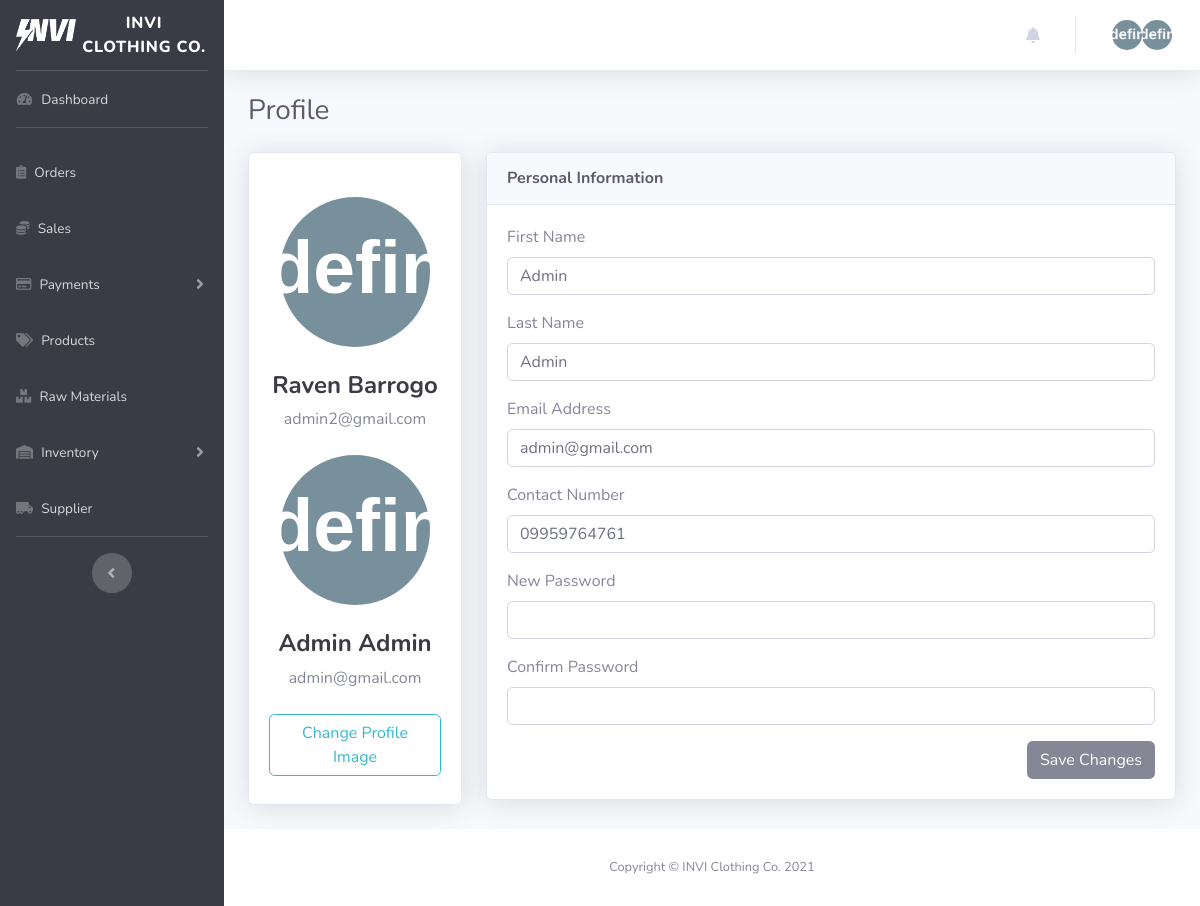
Page /dist/admin.php on the earlier database version.
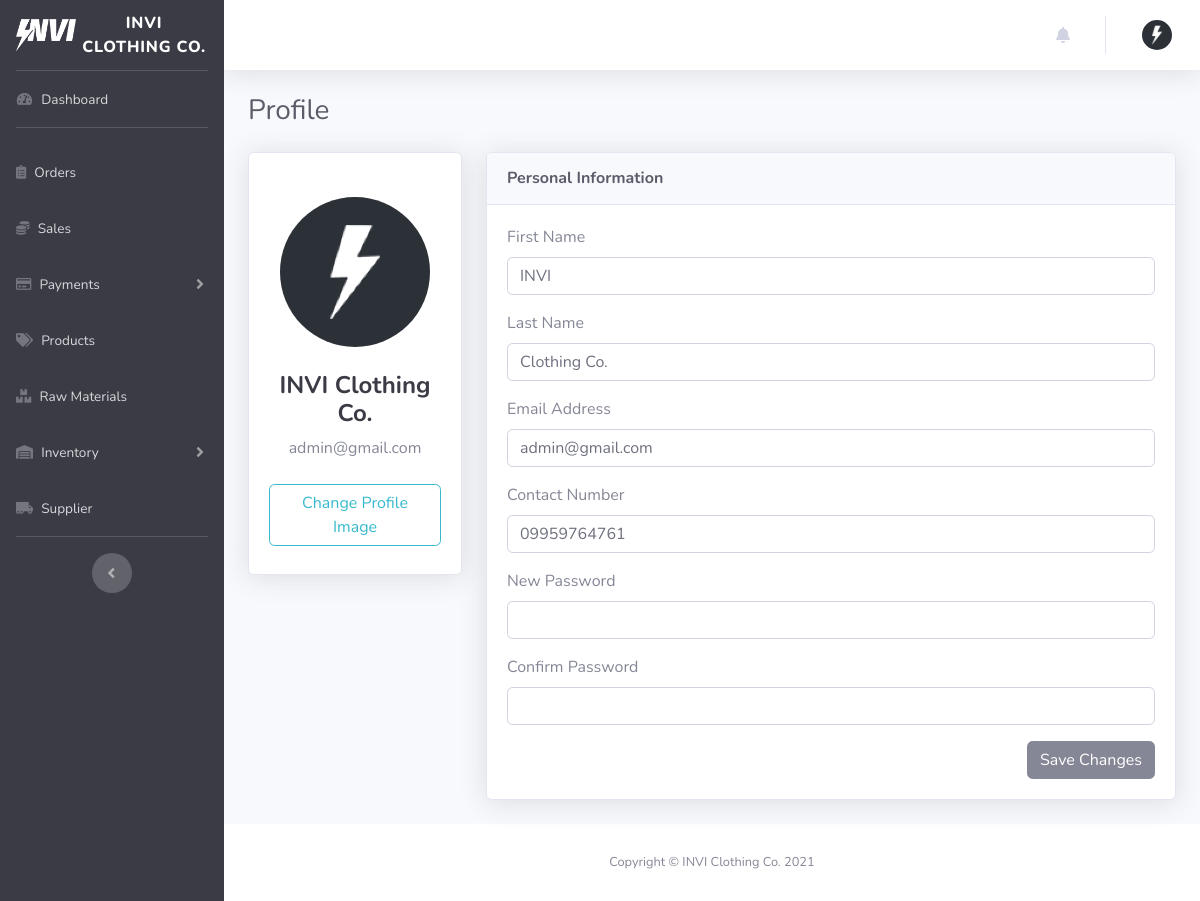
Same page on the later database version.
### tables this page shows
CREATE TABLE `account_table` (
  `ID` int(11) NOT NULL AUTO_INCREMENT,
  `firstName` varchar(255) NOT NULL,
  `lastName` varchar(255) NOT NULL,
  `email` varchar(255) NOT NULL,
  `password` varchar(255) NOT NULL,
  `contactNumber` varchar(255) DEFAULT NULL,
  `profileImg` varchar(255) DEFAULT NULL,
  `access` varchar(255) NOT NULL,
  PRIMARY KEY (`ID`)
);

### class/webstoreclass.php (called while the page is built, shortened)
<?php
class WebStore
{
  private $server = "mysql:host=localhost;dbname=invi-clothing_database;port=3307";
  private $user = "root";
  private $pass = "";
  private $options = [
    PDO::ATTR_ERRMODE => PDO::ERRMODE_EXCEPTION,
    PDO::ATTR_DEFAULT_FETCH_MODE => PDO::FETCH_ASSOC,
  ];
  public function openConnection()
  {
    try {
      $this->con = new PDO(
        $this->server,
        $this->user,
        $this->pass,
        $this->options
      );
      return $this->con;
    } catch (PDOException $e) {
      echo "There is some problem in the connection :" . $e->getMessage();
    }
  }
  public function get_admin()
  {
    $connection = $this->openConnection();
    $stmt = $connection->prepare(
      "SELECT * FROM account_table WHERE access = 'admin' ORDER BY ID DESC"
    );
    $stmt->execute();
    $admins = $stmt->fetchall();
    $count = $stmt->rowCount();
    if ($count > 0) {
      return $admins;
    } else {
      return false;
    }
  }
}
?>

### dist/admin.php (the view, shortened to what this page needs)
<?php
require_once "../class/webstoreclass.php";
include_once "../includes/dashboard_header.php";
?>
  <body id="page-top">
    <?php
    $store->update_admin();
    $admins = $store->get_admin();
    ?>
    <div id="wrapper">
      <?php include_once "../includes/dashboard_sidebar.php"; ?>
      <div id="content-wrapper" class="d-flex flex-column">
        <div id="content">
          <?php include_once "../includes/dashboard_navbar.php"; ?>
          <div class="container-fluid">
            <h1 class="h3 mb-4 text-gray-800">Profile</h1>
            <div class="row">
              <div class="col-lg-3">
                <div class="card shadow mb-4">
                  <div class="card-body d-flex-column align-self-center">
                    <?php if ($admins) { ?>
                      <?php foreach ($admins as $admin) { ?>
                        <?php if (is_null($admin["profileImg"])) { ?>
                          <img alt="Profile image" class="avatar mx-auto d-block mt-4 mb-4" style="border-radius:50%;">
                        <?php } else { ?>
                          <img src="./assets/img/<?= $admin[
                            "profileImg"
                          ] ?>" alt="Profile image" class="mx-auto d-block mt-4 mb-4" width="150px" height="150px" style="object-fit:cover; border-radius:50%;">
                        <?php } ?>
                        <h4 class="font-weight-bold text-gray-900 text-center"><?= $admin[
                          "firstName"
                        ] .
                          " " .
                          $admin["lastName"] ?></h4>
                        <div class="text-center mb-4"><?= $admin[
                          "email"
                        ] ?></div>
                      <?php } ?>
                    <?php } ?>
                    <label class="btn btn-outline-info" for="img" form="adminForm">Change Profile Image</label>
                  </div>
                </div>
              </div>
              <div class="col-lg-9">
                <div class="card shadow mb-4">
                  <div class="card-header py-3">
                    <h6 class="m-0 font-weight-bold text-gray-800">Personal Information</h6>
                  </div>
                  <div class="card-body">
                    <form method="post" enctype="multipart/form-data">
                      <div class="form-group">
                        <label>First Name</label>
                        <input type="text" name="firstName" class="form-control" value="<?= $admin[
                          "firstName"
                        ] ?>">
                      </div>
                      <div class="form-group">
                        <label>Last Name</label>
                        <input type="text" name="lastName" class="form-control" value="<?= $admin[
                          "lastName"
                        ] ?>">
                      </div>
                      <div class="form-group">
                        <label>Email Address</label>
                        <input type="text" name="email" class="form-control" value="<?= $admin[
                          "email"
                        ] ?>">
                      </div>
                      <div class="form-group">
                        <label>Contact Number</label>
                        <input type="text" name="contactNumber" class="form-control" value="<?= $admin[
                          "contactNumber"
                        ] ?>">
                      </div>
                      <div class="form-group">
                        <label>New Password</label>
                        <input type="password" name="newPass" class="form-control">
                      </div>
                      <div class="form-group">
                        <label>Confirm Password</label>
                        <input type="password" name="confirmPass" class="form-control">
                      </div>
                      <div class="d-flex justify-content-end">
                        <button type="submit" name="updateAdmin" class="btn btn-secondary ">Save Changes</button>
                      </div>
                    </form>
                  </div>
                </div>
              </div>
            </div>
          </div>
        </div>
        <?php require_once "../includes/dashboard_footer.php"; ?>
      </div>
    </div>
  </body>
</html>

### includes/dashboard_header.php (shortened to what this page needs)
<!DOCTYPE html>
<html lang="en">
    <head>
        <link href="./assets/fontawesome-free/css/all.min.css" rel="stylesheet" type="text/css">
        <link href="./assets/css/sb-admin-2.min.css" rel="stylesheet" />
        <link
        href="./assets/css/dataTables.bootstrap4.min.css"
        rel="stylesheet"
        />
        <link rel="stylesheet" href="https://cdn.jsdelivr.net/npm/bootstrap-select@1.14.0-beta2/dist/css/bootstrap-select.min.css">
    </head>

### includes/dashboard_sidebar.php (shortened to what this page needs)
<ul class="navbar-nav bg-gray-900 sidebar sidebar-dark accordion d-print-none" id="accordionSidebar">
    <a class="sidebar-brand d-flex align-items-center justify-content-center" href="dashboard.php">
        <div class="sidebar-brand-icon mr-1">
            <img src="./assets/img/logo.png" alt="INVI Clothing Co. Logo"  width="60px;" style="object-fit:cover;">
        </div>
        <div class="sidebar-brand-text">INVI Clothing Co.</div>
    </a>
    <hr class="sidebar-divider my-0">
    <li class="nav-item">
        <a class="nav-link" href="dashboard.php">
            <i class="fas fa-fw fa-tachometer-alt"></i>
            <span>Dashboard</span>
        </a>
    </li>
    <hr class="sidebar-divider">
    <li class="nav-item">
        <a class="nav-link" href="orders.php">
            <i class="fas fa-clipboard-list"></i>
            <span>Orders</span>
        </a>
    </li>
    <li class="nav-item">
        <a class="nav-link" href="sales.php">
            <i class="fas fa-coins"></i>
            <span>Sales</span>
        </a>
    </li>
    <li class="nav-item">
        <a class="nav-link collapsed" href="#" data-toggle="collapse" data-target="#collapseOne"
            aria-expanded="true" aria-controls="collapseOne">
            <i class="far fa-credit-card"></i>
            <span>Payments</span>
        </a>
    </li>
    <li class="nav-item">
        <a class="nav-link" href="products.php">
            <i class="fas fa-tags"></i>
            <span>Products</span>
        </a>
    </li>
    <li class="nav-item">
        <a class="nav-link" href="materials.php">
            <i class="fas fa-boxes"></i>
            <span>Raw Materials</span>
        </a>
    </li>
    <li class="nav-item">
        <a class="nav-link collapsed" href="#" data-toggle="collapse" data-target="#collapseTwo"
            aria-expanded="true" aria-controls="collapseTwo">
            <i class="fas fa-warehouse"></i>
            <span>Inventory</span>
        </a>
    </li>
    <li class="nav-item">
        <a class="nav-link" href="supplier.php">
            <i class="fas fa-truck-moving"></i>
            <span>Supplier</span>
        </a>
    </li>
    <hr class="sidebar-divider d-none d-md-block">
    <div class="text-center d-none d-md-inline">
        <button class="rounded-circle border-0" id="sidebarToggle"></button>
    </div>
</ul>

### includes/dashboard_navbar.php (shortened to what this page needs)
<nav class="navbar navbar-expand navbar-light bg-white topbar mb-4 static-top shadow d-print-none">
    <ul class="navbar-nav ml-auto">
        <li class="nav-item dropdown no-arrow mx-1">
            <a class="nav-link dropdown-toggle" href="#" id="alertsDropdown" role="button"
                data-toggle="dropdown" aria-haspopup="true" aria-expanded="false">
                <i class="fas fa-bell fa-fw"></i>
            </a>
        </li>
        <li class="nav-item dropdown no-arrow">
            <a class="nav-link dropdown-toggle" href="#" id="userDropdown" role="button"
                data-toggle="dropdown" aria-haspopup="true" aria-expanded="false">
                    <?php if ($admins) { ?>
                        <?php foreach ($admins as $admin) { ?>
                            <?php if (is_null($admin["profileImg"])) { ?>
                            <img alt="Profile image" class="avatar mx-auto d-block mt-4 mb-4" width="30px" height="30px" style="border-radius:50%;">
                            <?php } else { ?>
                                <img src="./assets/img/<?= $admin[
                                  "profileImg"
                                ] ?>" alt="Profile image" class="mx-auto d-block mt-4 mb-4" width="30px" height="30px" style="object-fit:cover; border-radius:50%;">
                            <?php } ?>
                        <?php } ?>
                    <?php } ?>
            </a>
        </li>
    </ul>
</nav>

### includes/dashboard_footer.php
<footer class="sticky-footer bg-white d-print-none">
    <div class="container my-auto">
        <div class="copyright text-center my-auto">
            <span>Copyright &copy; INVI Clothing Co. 2021</span>
        </div>
    </div>
</footer>

Differences in the rows shown:
removed account_table: firstName "Raven", lastName "Barrogo", email "admin2@gmail.com"
removed account_table: firstName "Admin", lastName "Admin", email "admin@gmail.com", contactNumber "09959764761"
added account_table: profileImg (picture), firstName "INVI", lastName "Clothing Co.", email "admin@gmail.com", contactNumber "09959764761"
